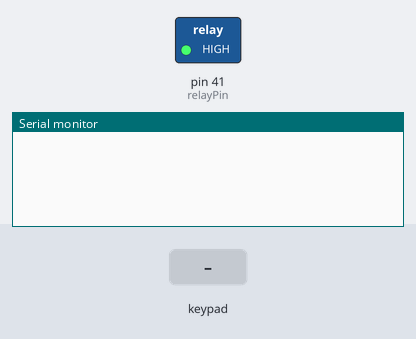
Recording of a program running on a simulated Arduino Mega 2560, built with avr-gcc and run on an emulated ATmega2560. On the bench: switched loads named in the program (green lamp = pin HIGH), the last lines printed to the serial monitor. Inputs (shaded band) come from the test bench.

Above: at 1.2 s.
1.3 s: key '1' pressed
At 2.6 s:
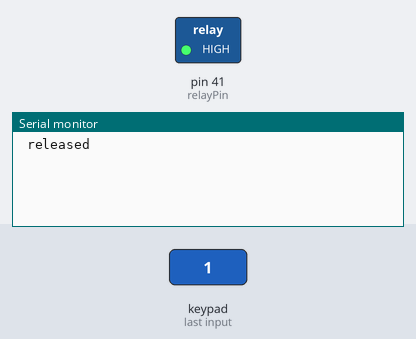
2.9 s: keypad keys 9 8 7 6 D pressed 0.4 s apart
At 4.65 s:
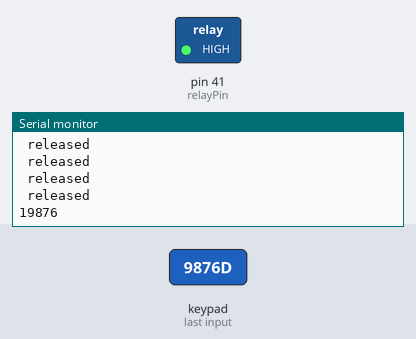

Measured:
- after the input at 1.3 s, the serial monitor: prints a new line after 0.16 s (image 1)
- after the input at 2.9 s, the serial monitor: prints a new line after 1.6 s (image 2)

The program:

main.cpp
```cpp
#include <Arduino.h>
#include "Adafruit_Keypad.h"

#include "Keypad.h"
#include "Sensors.h"

bool armed = false;
bool active = false;

String PIN = "";

void setup() {
  // put your setup code here, to run once:
  Serial.begin(9600);
  beginKeypad();
  setupSensors();
}

void logout(){

}

void loop() {
  // put your main code here, to run repeatedly:
  updateKeypadTick();

  char keypadInput = getKeypadInput();

  switch(keypadInput){
    case 'Z':
      // null character
      break;
    case 'A':
      break;
    case 'B':
      break;
    case 'C':
      //call 911
      break;
    case 'D':
      // enter
      Serial.println(PIN);
      logout();
      PIN = "";
      break;
    case '*':
      break;
    case '#':
      //backspace
      if(PIN.length() > 0) PIN = PIN.substring(0, PIN.length() - 1);
      break;
    default:
      PIN = PIN + keypadInput;
      break;
  }

  delay(15);
}
```

Bluetooth.cpp
```cpp
#include <SoftwareSerial.h>

const int rxPin = 47;
const int txPin = 48;

SoftwareSerial mySerial (rxPin, txPin);

void setup(){
    mySerial.begin(9600);
}

int read(){
    if(mySerial.available()) return mySerial.read();
    return NULL;
}
```

Display.cpp
```cpp

```

Sensors.cpp
```cpp
#include "Sensors.h"
#include <Arduino.h>

const int relayPin = 41;
const int sensor1Pin = 38;
const int sensor2Pin = 39;

void setupSensors(){
  pinMode(relayPin, OUTPUT);

  digitalWrite(relayPin, HIGH);
}

void enableSensor1(){

}

void disableSensor1(){

}

void enableSensor2(){

}

void disableSensor2(){

}
```

Sensors.h
```cpp
#ifndef SENSORS_H
#define SENSORS_H

#include <Arduino.h>

void setupSensors();

#endif
```

Settings.cpp
```cpp
// bool armed = true;

// bool getArmed(){
//     return armed;
// }

// void setArmed(bool newArmed){
//     armed = newArmed;
// }
```

Keypad.cpp
```cpp
#include "Keypad.h"
#include <Arduino.h>

#include "Adafruit_Keypad.h"

const byte ROWS = 4;
const byte COLS = 4;
const char KEYS[ROWS][COLS] = {
{'1', '2', '3', 'A'},
{'4', '5', '6', 'B'},
{'7', '8', '9', 'C'},
{'*', '0', '#', 'D'}
};

byte ROW_PINS[ROWS] = {9, 8, 7, 6};
byte COL_PINS[COLS] = {5, 4, 3, 2};

Adafruit_Keypad keypad = Adafruit_Keypad(makeKeymap(KEYS), ROW_PINS, COL_PINS, ROWS, COLS);

void beginKeypad() {
    keypad.begin();
}

void updateKeypadTick() {
    keypad.tick();
}

char getKeypadInput(){
  if(keypad.available()){
    keypadEvent e = keypad.read();
    if(e.bit.EVENT == KEY_JUST_PRESSED) return (char) e.bit.KEY;
    else if(e.bit.EVENT == KEY_JUST_RELEASED) Serial.println(" released");
    return 'Z';
  }
  return 'Z';
}
```

Keypad.h
```cpp
#ifndef KEYPAD_H
#define KEYPAD_H

#include <Arduino.h>

#include "Adafruit_Keypad.h"

void beginKeypad();
void updateKeypadTick();
char getKeypadInput();

#endif
```
